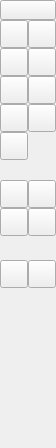
<?xml version="1.0" encoding="UTF-8"?>
<ui version="4.0">
 <class>QG_CadToolBarSnap</class>
 <widget class="QWidget" name="QG_CadToolBarSnap">
  <property name="geometry">
   <rect>
    <x>0</x>
    <y>0</y>
    <width>56</width>
    <height>448</height>
   </rect>
  </property>
  <property name="sizePolicy">
   <sizepolicy hsizetype="Fixed" vsizetype="Minimum">
    <horstretch>0</horstretch>
    <verstretch>0</verstretch>
   </sizepolicy>
  </property>
  <property name="minimumSize">
   <size>
    <width>56</width>
    <height>448</height>
   </size>
  </property>
  <property name="windowTitle">
   <string>Snap</string>
  </property>
  <widget class="QToolButton" name="bBack">
   <property name="geometry">
    <rect>
     <x>0</x>
     <y>0</y>
     <width>56</width>
     <height>20</height>
    </rect>
   </property>
   <property name="toolTip">
    <string>Back to previous menu</string>
   </property>
   <property name="text">
    <string/>
   </property>
   <property name="icon">
    <iconset resource="../../../res/extui/extui.qrc">
     <normaloff>:/extui/back.png</normaloff>:/extui/back.png</iconset>
   </property>
  </widget>
  <widget class="QToolButton" name="bGrid">
   <property name="geometry">
    <rect>
     <x>28</x>
     <y>20</y>
     <width>28</width>
     <height>28</height>
    </rect>
   </property>
   <property name="toolTip">
    <string>Snap to grid</string>
   </property>
   <property name="text">
    <string/>
   </property>
   <property name="icon">
    <iconset resource="../../../res/extui/extui.qrc">
     <normaloff>:/extui/snapgrid.png</normaloff>:/extui/snapgrid.png</iconset>
   </property>
   <property name="checkable">
    <bool>true</bool>
   </property>
  </widget>
  <widget class="QToolButton" name="bFree">
   <property name="geometry">
    <rect>
     <x>0</x>
     <y>20</y>
     <width>28</width>
     <height>28</height>
    </rect>
   </property>
   <property name="toolTip">
    <string>Free positioning</string>
   </property>
   <property name="text">
    <string/>
   </property>
   <property name="icon">
    <iconset resource="../../../res/extui/extui.qrc">
     <normaloff>:/extui/snapfree.png</normaloff>:/extui/snapfree.png</iconset>
   </property>
   <property name="checkable">
    <bool>true</bool>
   </property>
  </widget>
  <widget class="QToolButton" name="bEndpoint">
   <property name="geometry">
    <rect>
     <x>0</x>
     <y>48</y>
     <width>28</width>
     <height>28</height>
    </rect>
   </property>
   <property name="toolTip">
    <string>Snap to Endpoints</string>
   </property>
   <property name="text">
    <string/>
   </property>
   <property name="icon">
    <iconset resource="../../../res/extui/extui.qrc">
     <normaloff>:/extui/snapendpoint.png</normaloff>:/extui/snapendpoint.png</iconset>
   </property>
   <property name="checkable">
    <bool>true</bool>
   </property>
  </widget>
  <widget class="QToolButton" name="bOnEntity">
   <property name="geometry">
    <rect>
     <x>28</x>
     <y>48</y>
     <width>28</width>
     <height>28</height>
    </rect>
   </property>
   <property name="toolTip">
    <string>Snap to closest point on entity</string>
   </property>
   <property name="text">
    <string/>
   </property>
   <property name="icon">
    <iconset resource="../../../res/extui/extui.qrc">
     <normaloff>:/extui/snaponentity.png</normaloff>:/extui/snaponentity.png</iconset>
   </property>
   <property name="checkable">
    <bool>true</bool>
   </property>
  </widget>
  <widget class="QToolButton" name="bCenter">
   <property name="geometry">
    <rect>
     <x>0</x>
     <y>76</y>
     <width>28</width>
     <height>28</height>
    </rect>
   </property>
   <property name="toolTip">
    <string>Snap to center points</string>
   </property>
   <property name="text">
    <string/>
   </property>
   <property name="icon">
    <iconset resource="../../../res/extui/extui.qrc">
     <normaloff>:/extui/snapcenter.png</normaloff>:/extui/snapcenter.png</iconset>
   </property>
   <property name="checkable">
    <bool>true</bool>
   </property>
  </widget>
  <widget class="QToolButton" name="bMiddle">
   <property name="geometry">
    <rect>
     <x>28</x>
     <y>76</y>
     <width>28</width>
     <height>28</height>
    </rect>
   </property>
   <property name="toolTip">
    <string>Snap to equidistant points of entity</string>
   </property>
   <property name="text">
    <string/>
   </property>
   <property name="icon">
    <iconset resource="../../../res/extui/extui.qrc">
     <normaloff>:/extui/snapmiddle.png</normaloff>:/extui/snapmiddle.png</iconset>
   </property>
   <property name="checkable">
    <bool>true</bool>
   </property>
  </widget>
  <widget class="QToolButton" name="bDist">
   <property name="geometry">
    <rect>
     <x>0</x>
     <y>104</y>
     <width>28</width>
     <height>28</height>
    </rect>
   </property>
   <property name="toolTip">
    <string>Snap to point with given distance to endpoint</string>
   </property>
   <property name="text">
    <string/>
   </property>
   <property name="icon">
    <iconset resource="../../../res/extui/extui.qrc">
     <normaloff>:/extui/snapdist.png</normaloff>:/extui/snapdist.png</iconset>
   </property>
   <property name="checkable">
    <bool>true</bool>
   </property>
  </widget>
  <widget class="QToolButton" name="bIntersection">
   <property name="geometry">
    <rect>
     <x>28</x>
     <y>104</y>
     <width>28</width>
     <height>28</height>
    </rect>
   </property>
   <property name="toolTip">
    <string>Snap to intersections automatically</string>
   </property>
   <property name="text">
    <string/>
   </property>
   <property name="icon">
    <iconset resource="../../../res/extui/extui.qrc">
     <normaloff>:/extui/snapintersection.png</normaloff>:/extui/snapintersection.png</iconset>
   </property>
   <property name="checkable">
    <bool>true</bool>
   </property>
  </widget>
  <widget class="QToolButton" name="bResNothing">
   <property name="geometry">
    <rect>
     <x>0</x>
     <y>180</y>
     <width>28</width>
     <height>28</height>
    </rect>
   </property>
   <property name="toolTip">
    <string>Restrict Nothing</string>
   </property>
   <property name="text">
    <string/>
   </property>
   <property name="icon">
    <iconset resource="../../../res/extui/extui.qrc">
     <normaloff>:/extui/snapfree.png</normaloff>:/extui/snapfree.png</iconset>
   </property>
   <property name="checkable">
    <bool>true</bool>
   </property>
  </widget>
  <widget class="QToolButton" name="bResOrthogonal">
   <property name="geometry">
    <rect>
     <x>28</x>
     <y>180</y>
     <width>28</width>
     <height>28</height>
    </rect>
   </property>
   <property name="toolTip">
    <string>Restrict Orthogonally</string>
   </property>
   <property name="text">
    <string/>
   </property>
   <property name="icon">
    <iconset resource="../../../res/extui/extui.qrc">
     <normaloff>:/extui/restrictorthogonal.png</normaloff>:/extui/restrictorthogonal.png</iconset>
   </property>
   <property name="checkable">
    <bool>true</bool>
   </property>
  </widget>
  <widget class="QToolButton" name="bResHorizontal">
   <property name="geometry">
    <rect>
     <x>0</x>
     <y>208</y>
     <width>28</width>
     <height>28</height>
    </rect>
   </property>
   <property name="toolTip">
    <string>Restrict Horizontally</string>
   </property>
   <property name="text">
    <string/>
   </property>
   <property name="icon">
    <iconset resource="../../../res/extui/extui.qrc">
     <normaloff>:/extui/restricthorizontal.png</normaloff>:/extui/restricthorizontal.png</iconset>
   </property>
   <property name="checkable">
    <bool>true</bool>
   </property>
  </widget>
  <widget class="QToolButton" name="bResVertical">
   <property name="geometry">
    <rect>
     <x>28</x>
     <y>208</y>
     <width>28</width>
     <height>28</height>
    </rect>
   </property>
   <property name="toolTip">
    <string>Restrict Vertically</string>
   </property>
   <property name="text">
    <string/>
   </property>
   <property name="icon">
    <iconset resource="../../../res/extui/extui.qrc">
     <normaloff>:/extui/restrictvertical.png</normaloff>:/extui/restrictvertical.png</iconset>
   </property>
   <property name="checkable">
    <bool>true</bool>
   </property>
  </widget>
  <widget class="QToolButton" name="bRelZero">
   <property name="geometry">
    <rect>
     <x>0</x>
     <y>260</y>
     <width>28</width>
     <height>28</height>
    </rect>
   </property>
   <property name="toolTip">
    <string>Move relative Zero</string>
   </property>
   <property name="text">
    <string/>
   </property>
   <property name="icon">
    <iconset resource="../../../res/extui/extui.qrc">
     <normaloff>:/extui/relzeromove.png</normaloff>:/extui/relzeromove.png</iconset>
   </property>
   <property name="checkable">
    <bool>false</bool>
   </property>
  </widget>
  <widget class="QToolButton" name="bLockRelZero">
   <property name="geometry">
    <rect>
     <x>28</x>
     <y>260</y>
     <width>28</width>
     <height>28</height>
    </rect>
   </property>
   <property name="toolTip">
    <string>Lock relative Zero</string>
   </property>
   <property name="text">
    <string/>
   </property>
   <property name="icon">
    <iconset resource="../../../res/extui/extui.qrc">
     <normaloff>:/extui/relzerolock.png</normaloff>:/extui/relzerolock.png</iconset>
   </property>
   <property name="checkable">
    <bool>true</bool>
   </property>
  </widget>
  <widget class="QToolButton" name="bIntersectionManual">
   <property name="geometry">
    <rect>
     <x>0</x>
     <y>132</y>
     <width>28</width>
     <height>28</height>
    </rect>
   </property>
   <property name="toolTip">
    <string>Snap to intersections manually</string>
   </property>
   <property name="text">
    <string/>
   </property>
   <property name="icon">
    <iconset resource="../../../res/extui/extui.qrc">
     <normaloff>:/extui/snapintersectionm.png</normaloff>:/extui/snapintersectionm.png</iconset>
   </property>
   <property name="checkable">
    <bool>false</bool>
   </property>
  </widget>
 </widget>
 <layoutdefault spacing="6" margin="11"/>
 <resources>
  <include location="../../../res/extui/extui.qrc"/>
 </resources>
 <connections>
  <connection>
   <sender>bFree</sender>
   <signal>clicked()</signal>
   <receiver>QG_CadToolBarSnap</receiver>
   <slot>snapFree()</slot>
   <hints>
    <hint type="sourcelabel">
     <x>20</x>
     <y>20</y>
    </hint>
    <hint type="destinationlabel">
     <x>20</x>
     <y>20</y>
    </hint>
   </hints>
  </connection>
  <connection>
   <sender>bGrid</sender>
   <signal>clicked()</signal>
   <receiver>QG_CadToolBarSnap</receiver>
   <slot>snapGrid()</slot>
   <hints>
    <hint type="sourcelabel">
     <x>20</x>
     <y>20</y>
    </hint>
    <hint type="destinationlabel">
     <x>20</x>
     <y>20</y>
    </hint>
   </hints>
  </connection>
  <connection>
   <sender>bEndpoint</sender>
   <signal>clicked()</signal>
   <receiver>QG_CadToolBarSnap</receiver>
   <slot>snapEndpoint()</slot>
   <hints>
    <hint type="sourcelabel">
     <x>20</x>
     <y>20</y>
    </hint>
    <hint type="destinationlabel">
     <x>20</x>
     <y>20</y>
    </hint>
   </hints>
  </connection>
  <connection>
   <sender>bOnEntity</sender>
   <signal>clicked()</signal>
   <receiver>QG_CadToolBarSnap</receiver>
   <slot>snapOnEntity()</slot>
   <hints>
    <hint type="sourcelabel">
     <x>20</x>
     <y>20</y>
    </hint>
    <hint type="destinationlabel">
     <x>20</x>
     <y>20</y>
    </hint>
   </hints>
  </connection>
  <connection>
   <sender>bCenter</sender>
   <signal>clicked()</signal>
   <receiver>QG_CadToolBarSnap</receiver>
   <slot>snapCenter()</slot>
   <hints>
    <hint type="sourcelabel">
     <x>20</x>
     <y>20</y>
    </hint>
    <hint type="destinationlabel">
     <x>20</x>
     <y>20</y>
    </hint>
   </hints>
  </connection>
  <connection>
   <sender>bMiddle</sender>
   <signal>clicked()</signal>
   <receiver>QG_CadToolBarSnap</receiver>
   <slot>snapMiddle()</slot>
   <hints>
    <hint type="sourcelabel">
     <x>20</x>
     <y>20</y>
    </hint>
    <hint type="destinationlabel">
     <x>20</x>
     <y>20</y>
    </hint>
   </hints>
  </connection>
  <connection>
   <sender>bDist</sender>
   <signal>clicked()</signal>
   <receiver>QG_CadToolBarSnap</receiver>
   <slot>snapDist()</slot>
   <hints>
    <hint type="sourcelabel">
     <x>20</x>
     <y>20</y>
    </hint>
    <hint type="destinationlabel">
     <x>20</x>
     <y>20</y>
    </hint>
   </hints>
  </connection>
  <connection>
   <sender>bIntersection</sender>
   <signal>clicked()</signal>
   <receiver>QG_CadToolBarSnap</receiver>
   <slot>snapIntersection()</slot>
   <hints>
    <hint type="sourcelabel">
     <x>20</x>
     <y>20</y>
    </hint>
    <hint type="destinationlabel">
     <x>20</x>
     <y>20</y>
    </hint>
   </hints>
  </connection>
  <connection>
   <sender>bBack</sender>
   <signal>clicked()</signal>
   <receiver>QG_CadToolBarSnap</receiver>
   <slot>back()</slot>
   <hints>
    <hint type="sourcelabel">
     <x>20</x>
     <y>20</y>
    </hint>
    <hint type="destinationlabel">
     <x>20</x>
     <y>20</y>
    </hint>
   </hints>
  </connection>
  <connection>
   <sender>bResOrthogonal</sender>
   <signal>clicked()</signal>
   <receiver>QG_CadToolBarSnap</receiver>
   <slot>restrictOrthogonal()</slot>
   <hints>
    <hint type="sourcelabel">
     <x>20</x>
     <y>20</y>
    </hint>
    <hint type="destinationlabel">
     <x>20</x>
     <y>20</y>
    </hint>
   </hints>
  </connection>
  <connection>
   <sender>bResNothing</sender>
   <signal>clicked()</signal>
   <receiver>QG_CadToolBarSnap</receiver>
   <slot>restrictNothing()</slot>
   <hints>
    <hint type="sourcelabel">
     <x>20</x>
     <y>20</y>
    </hint>
    <hint type="destinationlabel">
     <x>20</x>
     <y>20</y>
    </hint>
   </hints>
  </connection>
  <connection>
   <sender>bRelZero</sender>
   <signal>clicked()</signal>
   <receiver>QG_CadToolBarSnap</receiver>
   <slot>setRelativeZero()</slot>
   <hints>
    <hint type="sourcelabel">
     <x>20</x>
     <y>20</y>
    </hint>
    <hint type="destinationlabel">
     <x>20</x>
     <y>20</y>
    </hint>
   </hints>
  </connection>
  <connection>
   <sender>bLockRelZero</sender>
   <signal>toggled(bool)</signal>
   <receiver>QG_CadToolBarSnap</receiver>
   <slot>lockRelativeZero(bool)</slot>
   <hints>
    <hint type="sourcelabel">
     <x>20</x>
     <y>20</y>
    </hint>
    <hint type="destinationlabel">
     <x>20</x>
     <y>20</y>
    </hint>
   </hints>
  </connection>
  <connection>
   <sender>bResHorizontal</sender>
   <signal>clicked()</signal>
   <receiver>QG_CadToolBarSnap</receiver>
   <slot>restrictHorizontal()</slot>
   <hints>
    <hint type="sourcelabel">
     <x>20</x>
     <y>20</y>
    </hint>
    <hint type="destinationlabel">
     <x>20</x>
     <y>20</y>
    </hint>
   </hints>
  </connection>
  <connection>
   <sender>bResVertical</sender>
   <signal>clicked()</signal>
   <receiver>QG_CadToolBarSnap</receiver>
   <slot>restrictVertical()</slot>
   <hints>
    <hint type="sourcelabel">
     <x>20</x>
     <y>20</y>
    </hint>
    <hint type="destinationlabel">
     <x>20</x>
     <y>20</y>
    </hint>
   </hints>
  </connection>
  <connection>
   <sender>bIntersectionManual</sender>
   <signal>clicked()</signal>
   <receiver>QG_CadToolBarSnap</receiver>
   <slot>snapIntersectionManual()</slot>
   <hints>
    <hint type="sourcelabel">
     <x>20</x>
     <y>20</y>
    </hint>
    <hint type="destinationlabel">
     <x>20</x>
     <y>20</y>
    </hint>
   </hints>
  </connection>
 </connections>
</ui>
